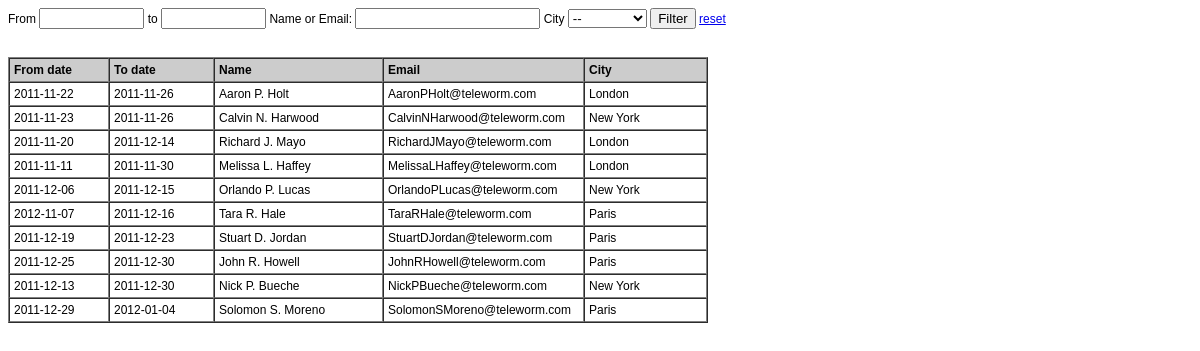
Screenshot of /search.php with the database file from the repository.
### tables this page shows
CREATE TABLE IF NOT EXISTS `data` (
  `id` int(11) NOT NULL auto_increment,
  `from_date` date NOT NULL,
  `to_date` date NOT NULL,
  `full_name` varchar(250) NOT NULL,
  `email` varchar(250) NOT NULL,
  `city` varchar(250) NOT NULL,
  PRIMARY KEY  (`id`)
);

### config.php (called while the page is built, shortened)
<?php
$table='data';
?>

### search.php (the view, shortened to what this page needs)
<?php
include("config.php");
?>
<!DOCTYPE html PUBLIC "-//W3C//DTD XHTML 1.0 Transitional//EN" "http://www.w3.org/TR/xhtml1/DTD/xhtml1-transitional.dtd">
<html xmlns="http://www.w3.org/1999/xhtml">
<head>
<link href="http://ajax.googleapis.com/ajax/libs/jqueryui/1.8/themes/base/jquery-ui.css" rel="stylesheet" type="text/css"/>
</head>
<body>
<form id="form1" name="form1" method="post" action="search.php">
<label for="from">From</label>
<input name="from" type="text" id="from" size="10" value="<?php echo $_REQUEST["from"]; ?>" />
<label for="to">to</label>
<input name="to" type="text" id="to" size="10" value="<?php echo $_REQUEST["to"]; ?>"/>
 <label>Name or Email:</label>
<input type="text" name="string" id="string" value="<?php echo stripcslashes($_REQUEST["string"]); ?>" />
<label>City</label>
<select name="city">
<option value="">--</option>
</select>
<input type="submit" name="button" id="button" value="Filter" />
  <a href="search.php">
  reset</a>
</form>
<br /><br />
<table width="700" border="1" cellspacing="0" cellpadding="4">
  <tr>
    <td width="90" bgcolor="#CCCCCC"><strong>From date</strong></td>
    <td width="95" bgcolor="#CCCCCC"><strong>To date</strong></td>
    <td width="159" bgcolor="#CCCCCC"><strong>Name</strong></td>
    <td width="191" bgcolor="#CCCCCC"><strong>Email</strong></td>
    <td width="113" bgcolor="#CCCCCC"><strong>City</strong></td>
  </tr>
<?php
if ($_REQUEST["from"]<>'' and $_REQUEST["to"]<>'') {
	$sql = "SELECT * FROM $table WHERE from_date >= '".mysqli_real_escape_string($conn,$_REQUEST["from"])."' AND to_date <= '".mysqli_real_escape_string($conn,$_REQUEST["to"])."'".$search_string.$search_city;
} else if ($_REQUEST["from"]<>'') {
	$sql = "SELECT * FROM $table WHERE from_date >= '".mysqli_real_escape_string($conn,$_REQUEST["from"])."'".$search_string.$search_city;
} else if ($_REQUEST["to"]<>'') {
	$sql = "SELECT * FROM $table WHERE to_date <= '".mysqli_real_escape_string($conn,$_REQUEST["to"])."'".$search_string.$search_city;
} else {
	$sql = "SELECT * FROM $table WHERE id>0".$search_string.$search_city;
}
$sql_result =$conn->query($sql) or die ('request "Could not execute SQL query" '.$sql);
if (mysqli_num_rows($sql_result)>0) {
	while ($row=$sql_result->fetch_assoc()) {
?>
  <tr>
    <td><?php echo $row["from_date"]; ?></td>
    <td><?php echo $row["to_date"]; ?></td>
    <td><?php echo $row["full_name"]; ?></td>
    <td><?php echo $row["email"]; ?></td>
    <td><?php echo $row["city"]; ?></td>
  </tr>
<?php
	}
} else {
?>
<tr><td colspan="5">No results found.</td>
<?php
}
?>
</table>
</body>
</html>

### search.php (style rules this page uses)
BODY, TD { font-family:Arial, Helvetica, sans-serif; font-size:12px; }

### rows the page displays
data: from_date "2011-11-22", to_date "2011-11-26", full_name "Aaron P. Holt", email "AaronPHolt@teleworm.com", city "London"
data: from_date "2011-11-23", to_date "2011-11-26", full_name "Calvin N. Harwood", email "CalvinNHarwood@teleworm.com", city "New York"
data: from_date "2011-11-20", to_date "2011-12-14", full_name "Richard J. Mayo", email "RichardJMayo@teleworm.com", city "London"
data: from_date "2011-11-11", to_date "2011-11-30", full_name "Melissa L. Haffey", email "MelissaLHaffey@teleworm.com", city "London"
data: from_date "2011-12-06", to_date "2011-12-15", full_name "Orlando P. Lucas", email "OrlandoPLucas@teleworm.com", city "New York"
data: from_date "2012-11-07", to_date "2011-12-16", full_name "Tara R. Hale", email "TaraRHale@teleworm.com", city "Paris"
data: from_date "2011-12-19", to_date "2011-12-23", full_name "Stuart D. Jordan", email "StuartDJordan@teleworm.com", city "Paris"
data: from_date "2011-12-25", to_date "2011-12-30", full_name "John R. Howell", email "JohnRHowell@teleworm.com", city "Paris"
data: from_date "2011-12-13", to_date "2011-12-30", full_name "Nick P. Bueche", email "NickPBueche@teleworm.com", city "New York"
data: from_date "2011-12-29", to_date "2012-01-04", full_name "Solomon S. Moreno", email "SolomonSMoreno@teleworm.com", city "Paris"
